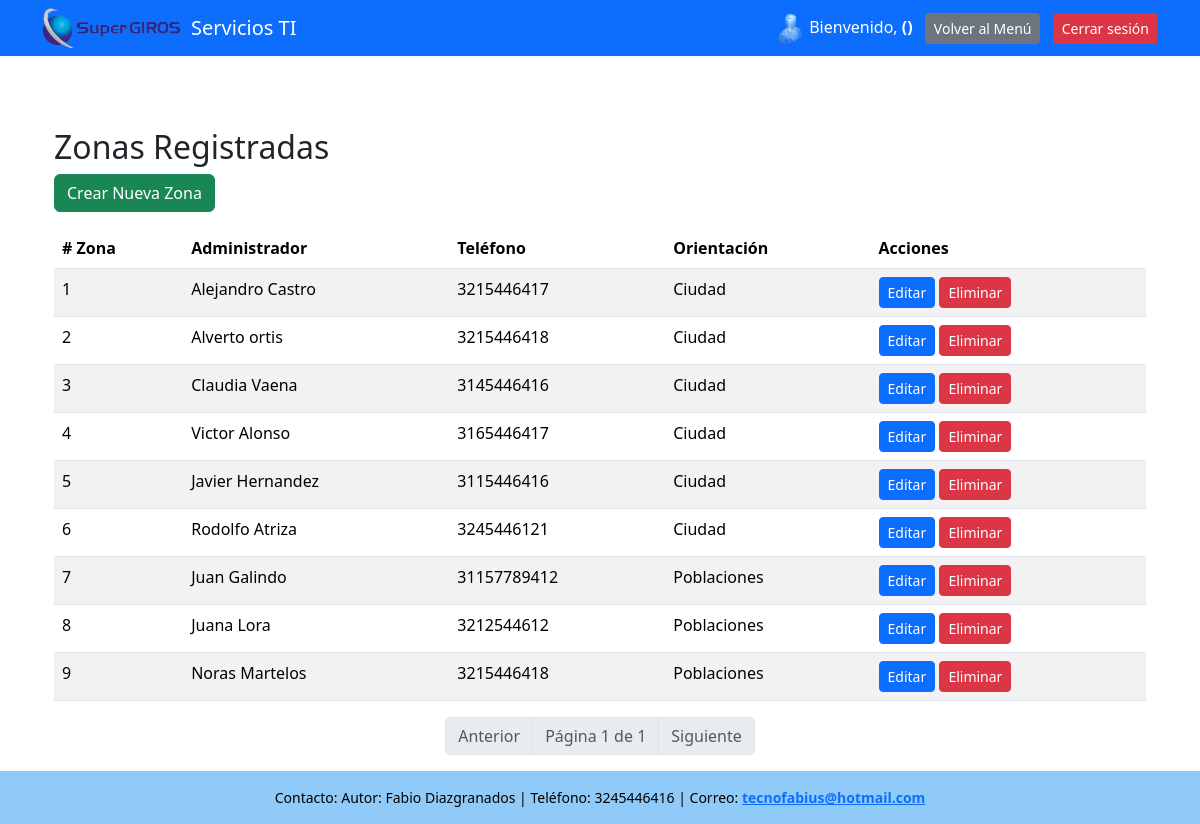
The page /zonas/ (signed in) on the database its author committed.
### servicios_ti/models.py (models this page shows, shortened)
class Zona(models.Model):
    ORIENTACION = [
        ('ciudad', 'Ciudad'),
        ('poblaciones', 'Poblaciones'),
    ]
    numero_zona = models.PositiveIntegerField(unique=True)
    nombre_admin_zona = models.CharField(max_length=255)
    apellido_admin_zona = models.CharField(max_length=255)
    telefono = models.CharField(max_length=15)
    orientacion = models.CharField(max_length=20, choices=ORIENTACION)

### servicios_ti/views.py (the view)
# urls.py: path('zonas/', views.lista_zonas, name='lista_zonas'),
def lista_zonas(request):
    if 'usuario_id' not in request.session:
        return redirect('login')
    zonas_lista = Zona.objects.all().order_by('numero_zona')
    paginator = Paginator(zonas_lista, 10)  # Muestra 10 zonas por página
    page_number = request.GET.get('page')
    page_obj = paginator.get_page(page_number)
    return render(request, 'lista_zonas.html', {'page_obj': page_obj})

### servicios_ti/templates/lista_zonas.html
{% extends "base.html" %}
{% block content %}
<div class="container mt-5">
    <h2>Zonas Registradas</h2>
    <div class="d-flex justify-content-between mb-3">
        <a href="{% url 'crear_zona' %}" class="btn btn-success">Crear Nueva Zona</a>
    </div>
    <table class="table table-striped">
        <thead>
            <tr>
                <th># Zona</th>
                <th>Administrador</th>
                <th>Teléfono</th>
                <th>Orientación</th>
                <th>Acciones</th>
            </tr>
        </thead>
        <tbody>
            {% for zona in page_obj %}
            <tr>
                <td>{{ zona.numero_zona }}</td>
                <td>{{ zona.nombre_admin_zona }} {{ zona.apellido_admin_zona }}</td>
                <td>{{ zona.telefono }}</td>
                <td>{{ zona.get_orientacion_display }}</td>
                <td>
                    <a href="{% url 'editar_zona' zona.id %}" class="btn btn-primary btn-sm">Editar</a>
                    <a href="{% url 'eliminar_zona' zona.id %}" class="btn btn-danger btn-sm">Eliminar</a>
                </td>
            </tr>
            {% empty %}
            <tr><td colspan="5">No hay zonas registradas.</td></tr>
            {% endfor %}
        </tbody>
    </table>
    <nav>
        <ul class="pagination justify-content-center">
            {% if page_obj.has_previous %}
                <li class="page-item"><a class="page-link" href="?page={{ page_obj.previous_page_number }}">Anterior</a></li>
            {% else %}
                <li class="page-item disabled"><span class="page-link">Anterior</span></li>
            {% endif %}
            <li class="page-item disabled">
                <span class="page-link">Página {{ page_obj.number }} de {{ page_obj.paginator.num_pages }}</span>
            </li>
            {% if page_obj.has_next %}
                <li class="page-item"><a class="page-link" href="?page={{ page_obj.next_page_number }}">Siguiente</a></li>
            {% else %}
                <li class="page-item disabled"><span class="page-link">Siguiente</span></li>
            {% endif %}
        </ul>
    </nav>
</div>
{% endblock %}

### servicios_ti/templates/base.html (style rules this page uses)
html, body { height: 100%; margin: 0; }

### rows shown on the page
Zona: numero_zona "1", nombre_admin_zona "Alejandro", apellido_admin_zona "Castro", telefono "3215446417", orientacion "Ciudad"
Zona: numero_zona "2", nombre_admin_zona "Alverto", apellido_admin_zona "ortis", telefono "3215446418", orientacion "Ciudad"
Zona: numero_zona "3", nombre_admin_zona "Claudia", apellido_admin_zona "Vaena", telefono "3145446416", orientacion "Ciudad"
Zona: numero_zona "4", nombre_admin_zona "Victor", apellido_admin_zona "Alonso", telefono "3165446417", orientacion "Ciudad"
Zona: numero_zona "5", nombre_admin_zona "Javier", apellido_admin_zona "Hernandez", telefono "3115446416", orientacion "Ciudad"
Zona: numero_zona "6", nombre_admin_zona "Rodolfo", apellido_admin_zona "Atriza", telefono "3245446121", orientacion "Ciudad"
Zona: numero_zona "7", nombre_admin_zona "Juan", apellido_admin_zona "Galindo", telefono "31157789412", orientacion "Poblaciones"
Zona: numero_zona "8", nombre_admin_zona "Juana", apellido_admin_zona "Lora", telefono "3212544612", orientacion "Poblaciones"
Zona: numero_zona "9", nombre_admin_zona "Noras", apellido_admin_zona "Martelos", telefono "3215446418", orientacion "Poblaciones"

### other values the page prints
{{ page_obj.number }} "1"
{{ page_obj.paginator.num_pages }} "1"
